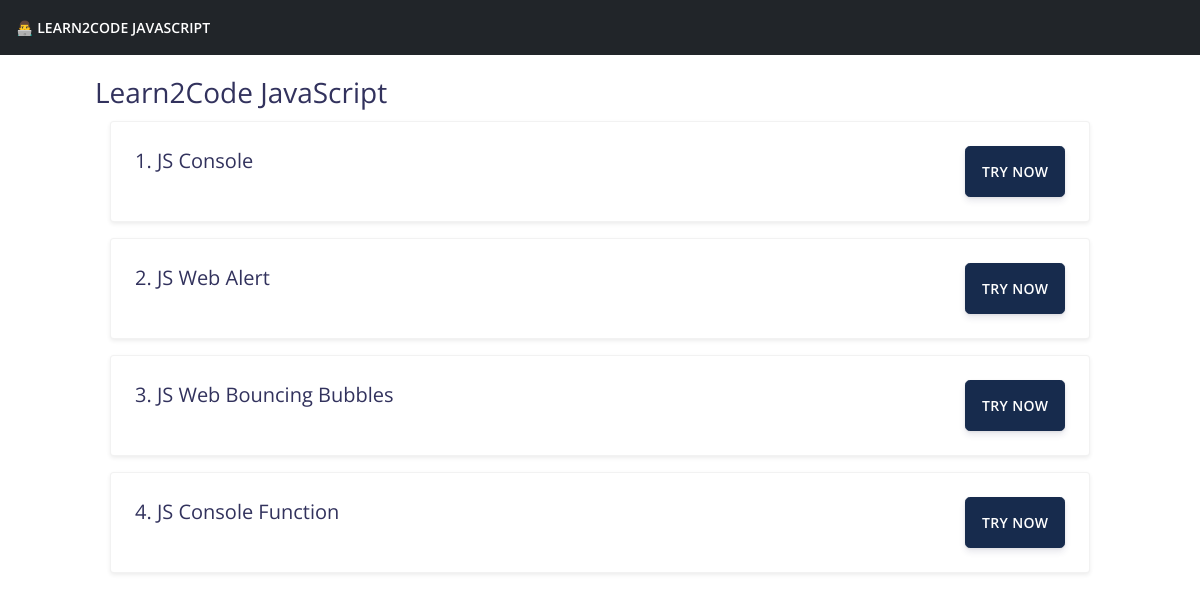
The app's page /, older data.
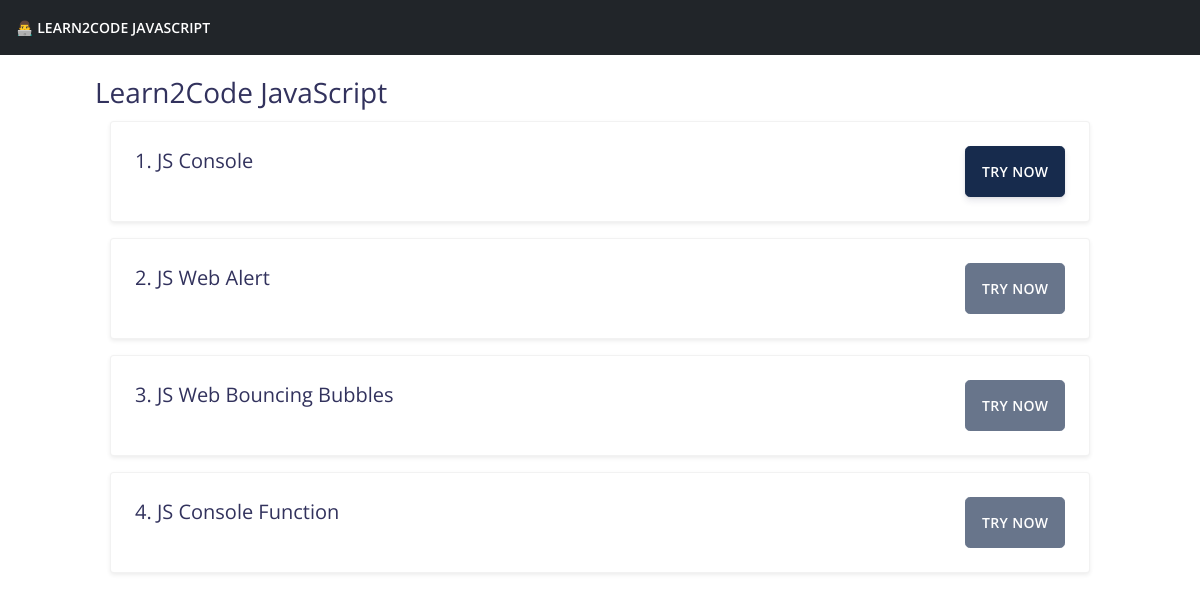
The same page, newer data.
### app/models.py (models this page shows, shortened)
class BaseModel(models.Model):
    created = models.DateTimeField(auto_now_add=True, verbose_name='created at')
    updated = models.DateTimeField(auto_now=True, verbose_name='updated at')
    class Meta:
        abstract = True

class Lesson(BaseModel):
    OUTPUT_INTERFACE_CHOICES = [
        (1, 'Console'),
        (2, 'Web'),
    ]
    title = models.CharField(max_length=255)
    output_interface = models.PositiveSmallIntegerField(default=1, choices=OUTPUT_INTERFACE_CHOICES)
    slug = models.SlugField(max_length=255, blank=True, unique=True)
    instruction = models.TextField()
    initial_code = models.TextField(blank=True)
    is_correct = models.BooleanField(default=False)
    display_order = models.PositiveIntegerField(default=0)
    active = models.BooleanField(default=True)
    objects = ActiveManagerInteface()
    class Meta:
        ordering = ['display_order']
    def is_available(self):
        if self.is_correct or (self == self.__class__.objects.filter(is_correct=False).first()):
            return True

### app/views.py (the view)
# urls.py: path('', LessonListView.as_view(), name='learn_list'),
class LessonListView(ListView):
    template_name = 'index.html'
    context_object_name = 'lessons'
    queryset = Lesson.objects.active()

### templates/index.html
{% extends "layout.html" %}
{% block content %}
<section id="id-home">
  	<div class="container py-3">
		<h3> Learn2Code JavaScript</h3>
		{% for lesson in lessons %}
		<div class="container mb-3">
			<div class="card shadow-sm">
				<div class="card-body d-flex justify-content-between">
					<h5 class="card-title">{{ lesson.display_order }}. {{ lesson.title }}
					</h5>
					<a href="{% url 'learn_detail' lesson.slug %}" class="btn btn-default btn-lg {% if not lesson.is_available %}disabled{% endif %}"> Try Now </a>
				</div>
			</div>
		</div>
		{% endfor %}
	</div>
</section>
{% endblock content %}

### templates/layout.html (shortened to what this page needs)
<!DOCTYPE html>
<html>
    <head>
        <link rel="stylesheet" href="{{ STATIC_URL }}/css/argon.min.css">
    </head>
    <body>
        <nav class="navbar navbar-horizontal navbar-dark bg-dark">
            <a class="navbar-brand" href="/">👨‍💻 Learn2Code JavaScript</a>
        </nav>
        <main role="main">
            {% block content %}{% endblock content %}
        </main>
    </body>
</html>

Row changes from the older to the newer data that the page shows:
changed Lesson "JS Web Alert": is_correct True → False (drawn)
changed Lesson "JS Web Bouncing Bubbles": is_correct True → False (drawn)
changed Lesson "JS Console Function": is_correct True → False (drawn)
